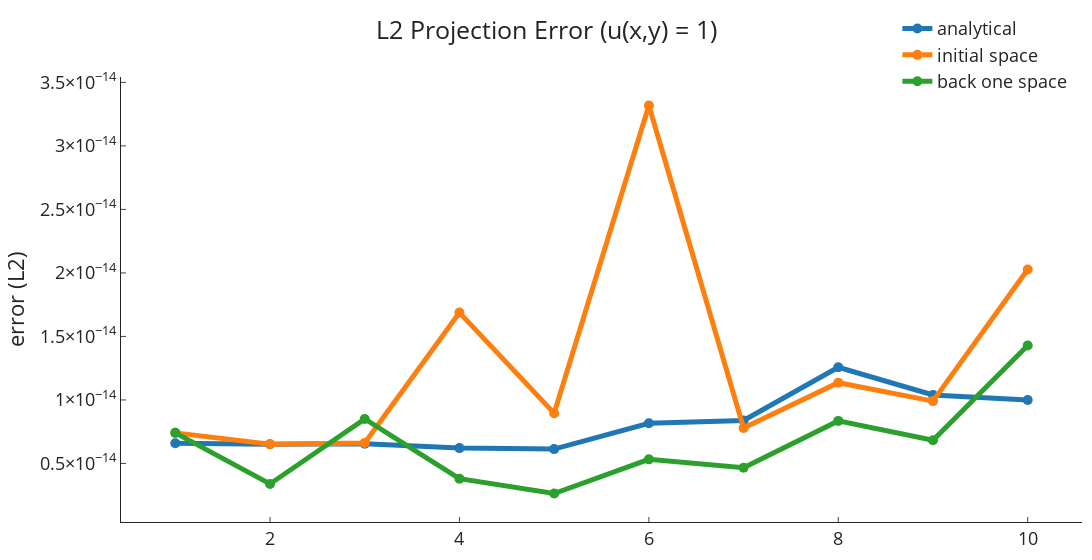

The notebook cell saved with this chart:
### Code cell
plot_n_L2_projections_error(uniform_errors, "1")

### Figure 1 — Plotly figure (JSON) as saved in the notebook; plotly's stock layout.template omitted (floating-point values rounded to 4 significant figures)
{"data": [{"line": {"width": 5}, "marker": {"size": 10}, "name": "analytical", "type": "scatter", "x": [1, 2, 3, 4, 5, 6, 7, 8, 9, 10], "y": [6.586e-15, 6.512e-15, 6.554e-15, 6.207e-15, 6.129e-15, 8.164e-15, 8.382e-15, 1.257e-14, 1.039e-14, 9.99e-15]}, {"line": {"width": 5}, "marker": {"size": 10}, "name": "initial space", "type": "scatter", "x": [1, 2, 3, 4, 5, 6, 7, 8, 9, 10], "y": [7.407e-15, 6.519e-15, 6.611e-15, 1.688e-14, 8.95e-15, 3.318e-14, 7.786e-15, 1.135e-14, 9.908e-15, 2.027e-14]}, {"line": {"width": 5}, "marker": {"size": 10}, "name": "back one space", "type": "scatter", "x": [1, 2, 3, 4, 5, 6, 7, 8, 9, 10], "y": [7.407e-15, 3.385e-15, 8.499e-15, 3.798e-15, 2.634e-15, 5.321e-15, 4.66e-15, 8.349e-15, 6.828e-15, 1.429e-14]}], "layout": {"font": {"size": 18}, "legend": {"bgcolor": "rgba(0,0,0,0)", "font": {"size": 18}, "orientation": "v", "x": 0.99, "xanchor": "right", "y": 1.15, "yanchor": "top"}, "margin": {"b": 10, "l": 10, "r": 10, "t": 60}, "title": {"text": "L2 Projection Error (u(x,y) = 1)", "x": 0.5}, "width": 1200, "xaxis": {"ticks": "inside"}, "yaxis": {"exponentformat": "power", "ticks": "inside", "title": {"text": "error (L2)"}}}}
